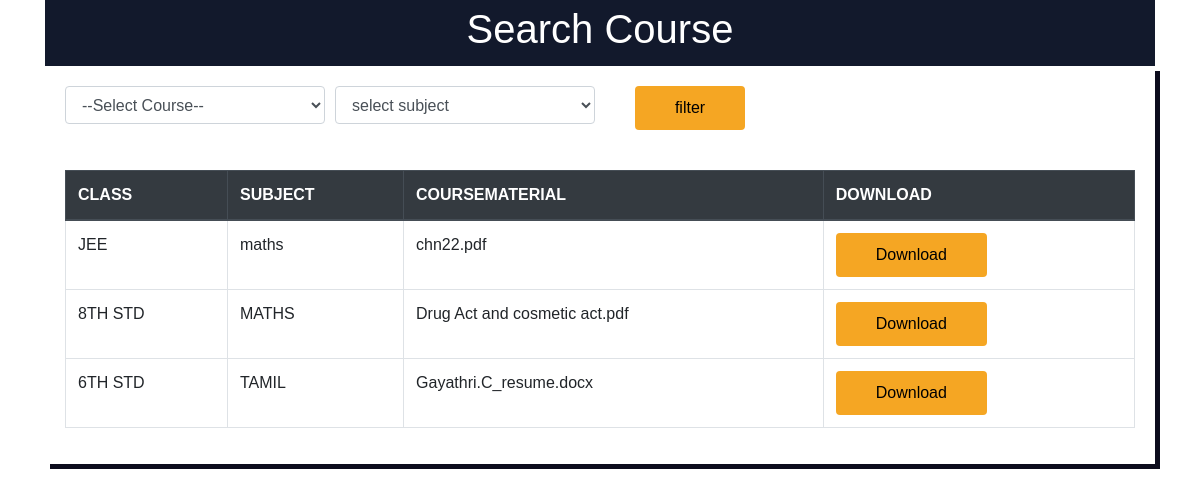
The page /course.php on the database its author committed.
### tables this page shows
CREATE TABLE `course` (
  `ID` int(255) NOT NULL,
  `CLASS` varchar(255) NOT NULL,
  `SUBJECTNAME` varchar(255) NOT NULL,
  `SUBJECTAUTHOR` varchar(255) NOT NULL,
  `CLASSTEACHERNAME` varchar(255) NOT NULL,
  `coursefile` varchar(255) NOT NULL
);

### course.php (the view, shortened to what this page needs)
<?php
include_once "connection.php";
?>
<!DOCTYPE html>
<html>
<head>
	<link rel="stylesheet" href="https://cdn.jsdelivr.net/npm/bootstrap@4.5.3/dist/css/bootstrap.min.css">
<link rel="stylesheet" href="css/admission.css">
<link rel="stylesheet" href="css/fees.css">
<link rel="stylesheet" href="css/student.css">
<link rel="stylesheet" href="https://stackpath.bootstrapcdn.com/font-awesome/4.7.0/css/font-awesome.min.css
">
</head>
<body>
<center>
<div class="container">
     <div class="container-head">
         <div class="title">
         <center><h1>Search Course</h1></center>
         </div>
     </div>
     <div class="container-body">
        <form action="" method="POST">
          <div class="form-row">
              <div class="form-group col-md-3">
                    <div>
                          <select class="form-control" name="CLASS">
                            <option >--Select Course--</option>
                          </select>
                      </div>
              </div>
              <div class="form-group col-md-3">
                <div>
                          <select class="form-control" name="SUBJECTNAME">
                           <option value="">select subject</option>
                          </select>
                      </div>
              </div>
              <div class="form-group  col-md-2">
                    <center>
                      <input  type="submit"  name="filter_value" Value="filter" class="btn btn-primary ">
                    </center>
              </div>
          </div>
          <br>
          <table class="table table-bordered">
            <thead class="thead-dark">
              <tr>
                <th scope="col">CLASS</th>
      <th scope="col">SUBJECT</th>
      <th scope="col">COURSEMATERIAL</th>
      <th scope="col">DOWNLOAD</th>
              </tr>
            </thead>
            <tbody>
              <?php
  if (isset($_POST['filter_value'])) {
    $CLASS=$_POST['CLASS'];
    $SUBJECTNAME=$_POST['SUBJECTNAME'];
    $query="SELECT CLASS,SUBJECTNAME,coursefile FROM course WHERE CLASS='$CLASS' AND SUBJECTNAME='$SUBJECTNAME'";
  }
  else{
    $query="SELECT CLASS,SUBJECTNAME,coursefile FROM course";
  }
    $result=mysqli_query($con,$query);
    if(mysqli_num_rows($result)>0){
    while ($row=mysqli_fetch_array($result)) {
      ?>
      <form action="" method="POST">
      <tr>
    <td><?php echo $row['CLASS'];?></td>
    <td><?php echo $row['SUBJECTNAME'];?></td>
    <td><?php echo $row['coursefile'];?></td>
    <td><a href="download.php?coursefile=<?php echo $row['coursefile']?>" class=" btn btn-primary">Download</a></td>
    </tr>
    </form>
    <?php
    }
  }
  ?>
  </tbody>
</table>
</form>
</center>
</body>
</html>

### css/admission.css (style rules this page uses)
.title { font-size: 28px; font-family: 'Gill Sans', 'Gill Sans MT', Calibri, 'Trebuchet MS', sans-serif; }

### css/fees.css (style rules this page uses)
* { margin: 0; padding: 0; }
.container-head { background-color: #12192C; color: #ffffff; padding: 5px; width: 100%; border-bottom: 20px; }
.container-body { background-color: rgb(255, 255, 255); box-shadow: 5px 5px rgb(12, 12, 29); padding: 20px; font-size: 22px rgb(12, 12, 29); font-family: 'Franklin Gothic Medium', 'Arial Narrow', Arial, sans-serif; font-weight: 400; }
.container-body .btn { padding: 10px 40px; color: #000; font-size: 22px rgb(12, 12, 29); font-family: 'Franklin Gothic Medium', 'Arial Narrow', Arial, sans-serif; background-color: #F5A623; border: #F5A623; }

### rows shown on the page
course: CLASS "JEE", SUBJECTNAME "maths", coursefile "chn22.pdf"
course: CLASS "8TH STD", SUBJECTNAME "MATHS", coursefile "Drug Act and cosmetic act.pdf"
course: CLASS "6TH STD", SUBJECTNAME "TAMIL", coursefile "Gayathri.C_resume.docx"
